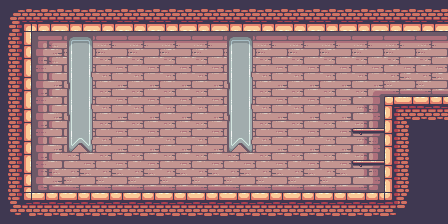

A 2D game scene composited from a Tiled map and its tileset images. What follows is a short description and the map's XML, with each tile layer's data collapsed to a summary:
An orthogonal 14x7 tile map with 32x32 px tiles, 4 tile layers (background, walls, floors, decorations), 3 tilesets and 2 objects (13_climb).

<map version="1.5" tiledversion="1.7.2" orientation="orthogonal" renderorder="right-down" width="14" height="7" tilewidth="32" tileheight="32" infinite="0" nextlayerid="13" nextobjectid="12">
 <tileset firstgid="1" source="terrain.tsx" />
 <tileset firstgid="248" source="decorations.tsx" />
 <tileset firstgid="290" source="images.tsx" />
 <layer id="1" name="background" width="14" height="7">
  <data>[98 cells, 62 non-empty, 10 distinct tile ids]</data>
 </layer>
 <layer id="2" name="walls" width="14" height="7">
  <data>[98 cells, 36 non-empty, 8 distinct tile ids]</data>
 </layer>
 <layer id="3" name="floors" width="14" height="7">
  <data>[98 cells, 17 non-empty, 5 distinct tile ids]</data>
 </layer>
 <layer id="4" name="decorations" width="14" height="7">
  <data>[98 cells, 8 non-empty, 3 distinct tile ids]</data>
 </layer>
 <objectgroup id="12" name="images">
  <object id="11" gid="290" x="107" y="182" width="105" height="140" />
 </objectgroup>
 <objectgroup id="7" name="spawn" />
 <objectgroup id="5" name="doors" />
 <objectgroup id="8" name="invisible_doors">
  <object id="5" type="13_climb" x="443" y="32" width="1" height="64" />
 </objectgroup>
 <objectgroup id="6" name="boxes" />
</map>
